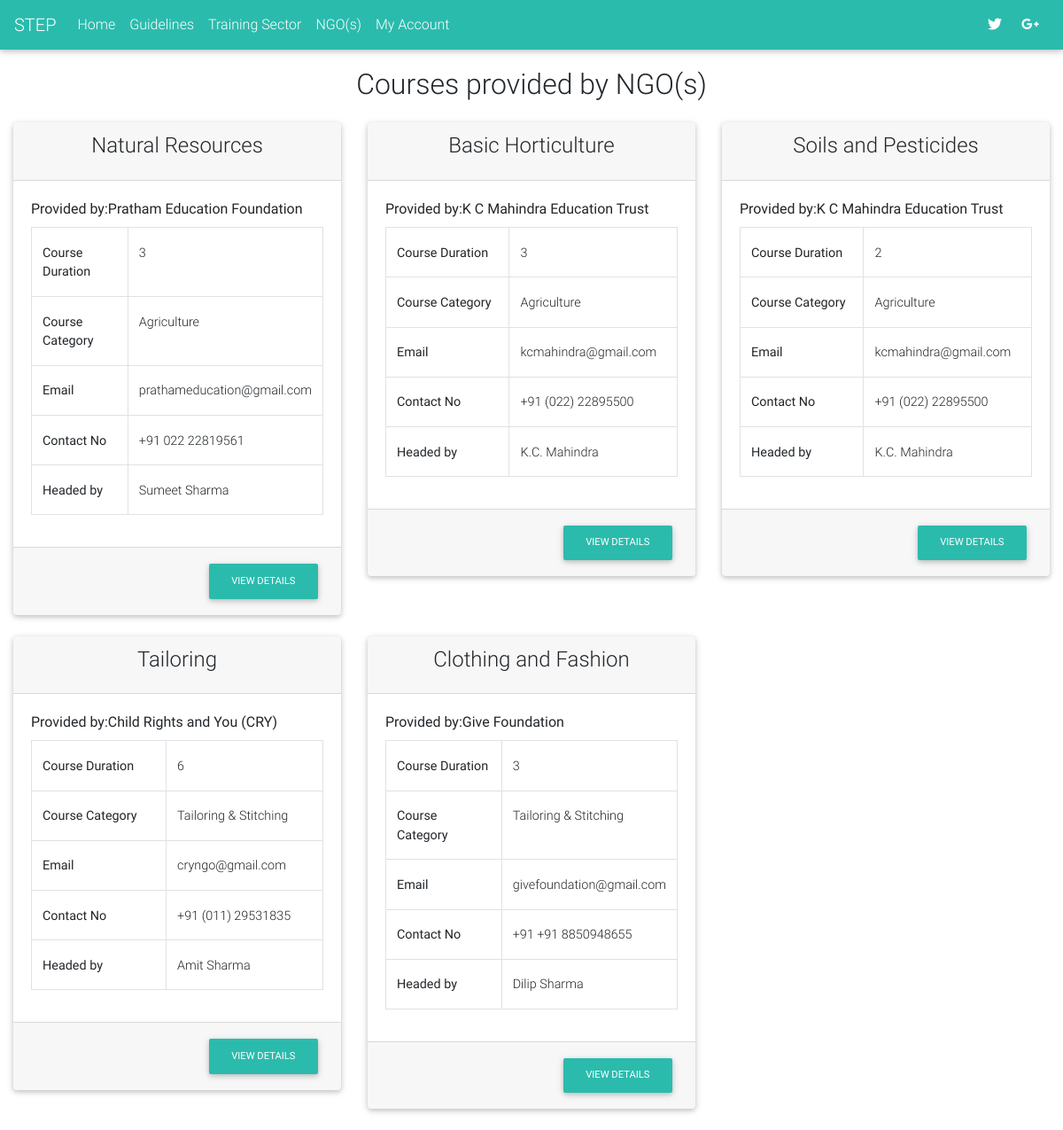
The app's page /user/ngo.php with its own data.
### tables this page shows
CREATE TABLE `courses` (
  `id` int(11) NOT NULL,
  `ngo_id` int(11) NOT NULL,
  `course_name` varchar(100) NOT NULL,
  `course_category` varchar(100) NOT NULL,
  `course_description` text NOT NULL,
  `course_duration` int(100) NOT NULL,
  `course_objective` text NOT NULL,
  `course_medium` text NOT NULL,
  `featured` tinyint(4) NOT NULL DEFAULT '0',
  `deleted` tinyint(4) NOT NULL DEFAULT '0',
  `date` datetime NOT NULL DEFAULT CURRENT_TIMESTAMP
);

CREATE TABLE `ngo` (
  `id` int(11) NOT NULL,
  `ngo_name` varchar(100) NOT NULL,
  `ngo_description` text NOT NULL,
  `ngo_address` text NOT NULL,
  `organization_type` varchar(100) NOT NULL,
  `email` varchar(255) NOT NULL,
  `password` varchar(255) NOT NULL,
  `phone` text NOT NULL,
  `city` varchar(100) NOT NULL,
  `state` varchar(100) NOT NULL,
  `zipcode` int(100) NOT NULL,
  `ngo_head` varchar(100) NOT NULL,
  `date` datetime NOT NULL DEFAULT CURRENT_TIMESTAMP,
  `ip` varchar(255) NOT NULL
);

### user/ngo.php (the view, shortened to what this page needs)
<?php
    include 'includes/header.php';
    include '../core/init.php';
?>
<?php
    $selCourses = "SELECT c.id, c.course_name, c.course_duration, c.course_category, n.ngo_name, n.email, n.phone, n.ngo_head FROM courses c INNER JOIN ngo n ON c.ngo_id = n.id";
    $resultCourses = $db->query($selCourses);
?>
<div class="container-fluid" id="background">
    <h2 class="text-center p-3">Courses provided by NGO(s)</h2>
    <div class="row">
        <?php while($courses = mysqli_fetch_array($resultCourses)): ?>
        <div class="col-md-4">
            <div class="card">
                <div class="card-header">
                    <div class="card-title">
                        <h4 class="text-center"><?=$courses['course_name'];?></h4>
                    </div>
                </div>
                <div class="card-body table-responsive">
                    <table class="table table-bordered">
                        <tr>
                            <th>Course Duration</th>
                            <td><?=$courses['course_duration'];?></td>
                        </tr>
                        <tr>
                            <th>Course Category</th>
                            <td><?=$courses['course_category'];?></td>
                        </tr>
                        <tr>
                            <th>Email</th>
                            <td><?=$courses['email'];?></td>
                        </tr>
                        <tr>
                            <th>Contact No</th>
                            <td>+91 <?=$courses['phone'];?></td>
                        </tr>
                        <tr>
                            <th>Headed by</th>
                            <td><?=$courses['ngo_head'];?></td>
                        </tr>
                        <tfoot>
                            <label>Provided by: </label> <?=$courses['ngo_name'];?>
                        </tfoot>
                    </table>
                </div>
                <div class="card-footer">
                    <div class="float-right">
                        <a href="courses.php?course=<?=$courses['id'];?>" id="apply" name="apply" class="btn btn-default btn-md">View Details</a>
                    </div>
                </div>
            </div>
            <br>
        </div>
        <?php endwhile; ?>
    </div>
</div>
<?php include 'includes/footer.php';?>

### records on screen
courses: course_name "Natural Resources", course_duration "3", course_category "Agriculture", ngo.email "prathameducation@gmail.com", ngo.phone "022 22819561", ngo.ngo_head "Sumeet Sharma"
courses: course_name "Basic Horticulture", course_duration "3", course_category "Agriculture", ngo.email "kcmahindra@gmail.com", ngo.phone "(022) 22895500", ngo.ngo_head "K.C. Mahindra"
courses: course_name "Soils and Pesticides", course_duration "2", course_category "Agriculture", ngo.email "kcmahindra@gmail.com", ngo.phone "(022) 22895500", ngo.ngo_head "K.C. Mahindra"
courses: course_name "Tailoring", course_duration "6", course_category "Tailoring & Stitching", ngo.email "cryngo@gmail.com", ngo.phone "(011) 29531835", ngo.ngo_head "Amit Sharma"
courses: course_name "Clothing and Fashion", course_duration "3", course_category "Tailoring & Stitching", ngo.email "givefoundation@gmail.com", ngo.phone "+91 8850948655", ngo.ngo_head "Dilip Sharma"
